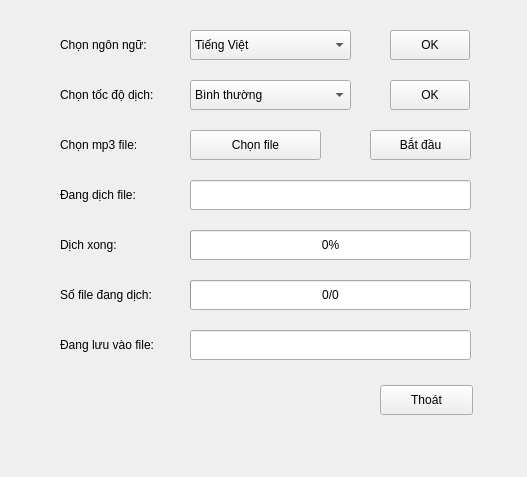
<?xml version="1.0" encoding="UTF-8"?>
<ui version="4.0">
 <class>Form</class>
 <widget class="QWidget" name="Form">
  <property name="geometry">
   <rect>
    <x>0</x>
    <y>0</y>
    <width>527</width>
    <height>477</height>
   </rect>
  </property>
  <property name="font">
   <font>
    <pointsize>9</pointsize>
   </font>
  </property>
  <property name="windowTitle">
   <string>Audio to text</string>
  </property>
  <property name="windowIcon">
   <iconset>
    <normaloff>audio.png</normaloff>audio.png</iconset>
  </property>
  <widget class="QPushButton" name="btn_exit">
   <property name="geometry">
    <rect>
     <x>380</x>
     <y>385</y>
     <width>93</width>
     <height>30</height>
    </rect>
   </property>
   <property name="text">
    <string>Thoát</string>
   </property>
  </widget>
  <widget class="QLabel" name="label_converting_file">
   <property name="geometry">
    <rect>
     <x>60</x>
     <y>180</y>
     <width>110</width>
     <height>30</height>
    </rect>
   </property>
   <property name="text">
    <string>Đang dịch file:</string>
   </property>
  </widget>
  <widget class="QLabel" name="label_file_progress">
   <property name="geometry">
    <rect>
     <x>60</x>
     <y>280</y>
     <width>115</width>
     <height>30</height>
    </rect>
   </property>
   <property name="text">
    <string>Số file đang dịch:</string>
   </property>
  </widget>
  <widget class="QLabel" name="label_saving_text_file">
   <property name="geometry">
    <rect>
     <x>60</x>
     <y>330</y>
     <width>120</width>
     <height>30</height>
    </rect>
   </property>
   <property name="text">
    <string>Đang lưu vào file:</string>
   </property>
  </widget>
  <widget class="QPushButton" name="btn_select_audio_file">
   <property name="geometry">
    <rect>
     <x>190</x>
     <y>130</y>
     <width>131</width>
     <height>30</height>
    </rect>
   </property>
   <property name="text">
    <string>Chọn file</string>
   </property>
  </widget>
  <widget class="QComboBox" name="comboBox_speed">
   <property name="geometry">
    <rect>
     <x>190</x>
     <y>80</y>
     <width>161</width>
     <height>30</height>
    </rect>
   </property>
   <property name="contextMenuPolicy">
    <enum>Qt::DefaultContextMenu</enum>
   </property>
   <property name="currentIndex">
    <number>1</number>
   </property>
   <item>
    <property name="text">
     <string>Chậm</string>
    </property>
   </item>
   <item>
    <property name="text">
     <string>Bình thường</string>
    </property>
   </item>
   <item>
    <property name="text">
     <string>Nhanh</string>
    </property>
   </item>
  </widget>
  <widget class="QLabel" name="label_convert_progress">
   <property name="geometry">
    <rect>
     <x>60</x>
     <y>230</y>
     <width>80</width>
     <height>30</height>
    </rect>
   </property>
   <property name="text">
    <string>Dịch xong:</string>
   </property>
  </widget>
  <widget class="QProgressBar" name="progressBar_file">
   <property name="geometry">
    <rect>
     <x>190</x>
     <y>280</y>
     <width>281</width>
     <height>30</height>
    </rect>
   </property>
   <property name="value">
    <number>0</number>
   </property>
   <property name="alignment">
    <set>Qt::AlignCenter</set>
   </property>
   <property name="format">
    <string>%p/%p</string>
   </property>
  </widget>
  <widget class="QPushButton" name="btn_finish_select_lang">
   <property name="geometry">
    <rect>
     <x>390</x>
     <y>30</y>
     <width>80</width>
     <height>30</height>
    </rect>
   </property>
   <property name="text">
    <string>OK</string>
   </property>
  </widget>
  <widget class="QLabel" name="label_select_audio_file">
   <property name="geometry">
    <rect>
     <x>60</x>
     <y>130</y>
     <width>115</width>
     <height>30</height>
    </rect>
   </property>
   <property name="text">
    <string>Chọn mp3 file:</string>
   </property>
  </widget>
  <widget class="QProgressBar" name="progressBar_audio">
   <property name="geometry">
    <rect>
     <x>190</x>
     <y>230</y>
     <width>281</width>
     <height>30</height>
    </rect>
   </property>
   <property name="value">
    <number>0</number>
   </property>
   <property name="alignment">
    <set>Qt::AlignCenter</set>
   </property>
  </widget>
  <widget class="QComboBox" name="comboBox_lang">
   <property name="geometry">
    <rect>
     <x>190</x>
     <y>30</y>
     <width>161</width>
     <height>30</height>
    </rect>
   </property>
   <item>
    <property name="text">
     <string>Tiếng Việt</string>
    </property>
   </item>
   <item>
    <property name="text">
     <string>English</string>
    </property>
   </item>
  </widget>
  <widget class="QLabel" name="label_select_lang">
   <property name="geometry">
    <rect>
     <x>60</x>
     <y>30</y>
     <width>110</width>
     <height>30</height>
    </rect>
   </property>
   <property name="text">
    <string>Chọn ngôn ngữ:</string>
   </property>
  </widget>
  <widget class="QLabel" name="label_select_speed">
   <property name="geometry">
    <rect>
     <x>60</x>
     <y>80</y>
     <width>115</width>
     <height>30</height>
    </rect>
   </property>
   <property name="text">
    <string>Chọn tốc độ dịch:</string>
   </property>
  </widget>
  <widget class="QLineEdit" name="text_text_file">
   <property name="geometry">
    <rect>
     <x>190</x>
     <y>330</y>
     <width>281</width>
     <height>30</height>
    </rect>
   </property>
  </widget>
  <widget class="QPushButton" name="btn_start_convert">
   <property name="geometry">
    <rect>
     <x>370</x>
     <y>130</y>
     <width>101</width>
     <height>30</height>
    </rect>
   </property>
   <property name="text">
    <string>Bắt đầu</string>
   </property>
  </widget>
  <widget class="QLineEdit" name="text_audio_file">
   <property name="geometry">
    <rect>
     <x>190</x>
     <y>180</y>
     <width>281</width>
     <height>30</height>
    </rect>
   </property>
  </widget>
  <widget class="QPushButton" name="btn_finish_select_speed">
   <property name="geometry">
    <rect>
     <x>390</x>
     <y>80</y>
     <width>80</width>
     <height>30</height>
    </rect>
   </property>
   <property name="text">
    <string>OK</string>
   </property>
  </widget>
  <widget class="QLabel" name="label_debug">
   <property name="geometry">
    <rect>
     <x>10</x>
     <y>450</y>
     <width>55</width>
     <height>16</height>
    </rect>
   </property>
   <property name="text">
    <string/>
   </property>
  </widget>
 </widget>
 <resources/>
 <connections/>
</ui>
